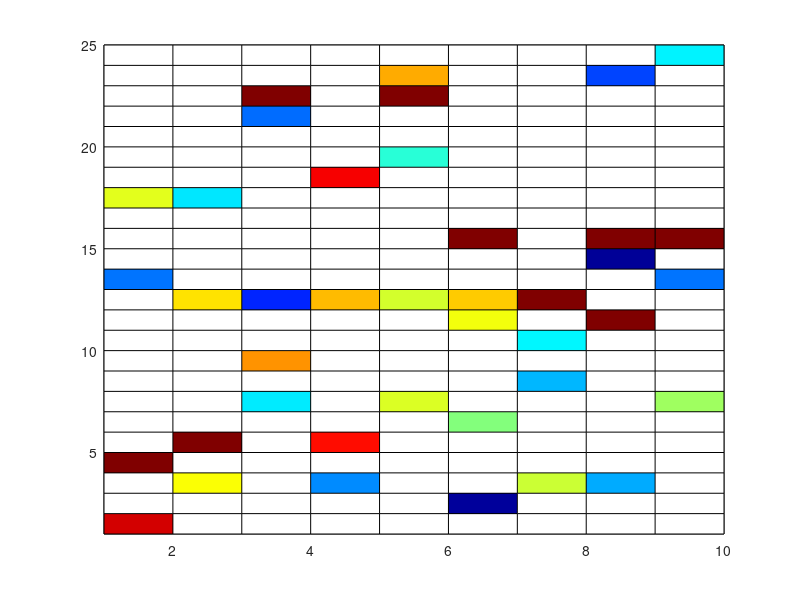

MATLAB code to generate this figure:



myColorMap = jet(256);
myColorMap(1,:) = 1;
x=zeros(25,10);

for i = 1:10
x(randi(25,5,1),i)=randi(100,5,1)./100;
end

x = x./max(abs(x));

pcolor(x)
colormap(myColorMap)